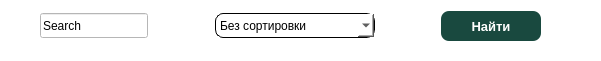
   <widget class="QWidget" name="widgetSort" native="true">
    <property name="geometry">
     <rect>
      <x>-1</x>
      <y>110</y>
      <width>601</width>
      <height>61</height>
     </rect>
    </property>
    <property name="styleSheet">
     <string notr="true">background-color: rgb(255, 255, 255);</string>
    </property>
    <widget class="QWidget" name="layoutWidget">
     <property name="geometry">
      <rect>
       <x>40</x>
       <y>0</y>
       <width>501</width>
       <height>52</height>
      </rect>
     </property>
     <layout class="QHBoxLayout" name="LayoutSort">
      <item>
       <widget class="QLineEdit" name="lineSearch">
        <property name="minimumSize">
         <size>
          <width>0</width>
          <height>25</height>
         </size>
        </property>
        <property name="text">
         <string>Search</string>
        </property>
       </widget>
      </item>
      <item>
       <spacer name="horizontalSpacer">
        <property name="orientation">
         <enum>Qt::Horizontal</enum>
        </property>
        <property name="sizeHint" stdset="0">
         <size>
          <width>40</width>
          <height>20</height>
         </size>
        </property>
       </spacer>
      </item>
      <item>
       <widget class="QComboBox" name="ChoiceSort">
        <property name="minimumSize">
         <size>
          <width>160</width>
          <height>25</height>
         </size>
        </property>
        <property name="styleSheet">
         <string notr="true">border-radius: 8px;
border: 1px solid black;</string>
        </property>
        <item>
         <property name="text">
          <string>Без сортировки</string>
         </property>
        </item>
        <item>
         <property name="text">
          <string>По возрастанию</string>
         </property>
        </item>
        <item>
         <property name="text">
          <string>По убыванию</string>
         </property>
        </item>
       </widget>
      </item>
      <item>
       <spacer name="horizontalSpacer_2">
        <property name="orientation">
         <enum>Qt::Horizontal</enum>
        </property>
        <property name="sizeHint" stdset="0">
         <size>
          <width>40</width>
          <height>20</height>
         </size>
        </property>
       </spacer>
      </item>
      <item>
       <widget class="QPushButton" name="ButtonSearch">
        <property name="minimumSize">
         <size>
          <width>100</width>
          <height>30</height>
         </size>
        </property>
        <property name="font">
         <font>
          <pointsize>10</pointsize>
          <weight>75</weight>
          <bold>true</bold>
         </font>
        </property>
        <property name="styleSheet">
         <string notr="true">background-color: rgb(25, 73, 63);
color: rgb(255, 255, 255);
border-radius: 8px;
</string>
        </property>
        <property name="text">
         <string>Найти</string>
        </property>
        <property name="checkable">
         <bool>true</bool>
        </property>
        <property name="checked">
         <bool>true</bool>
        </property>
       </widget>
      </item>
     </layout>
    </widget>
   </widget>
